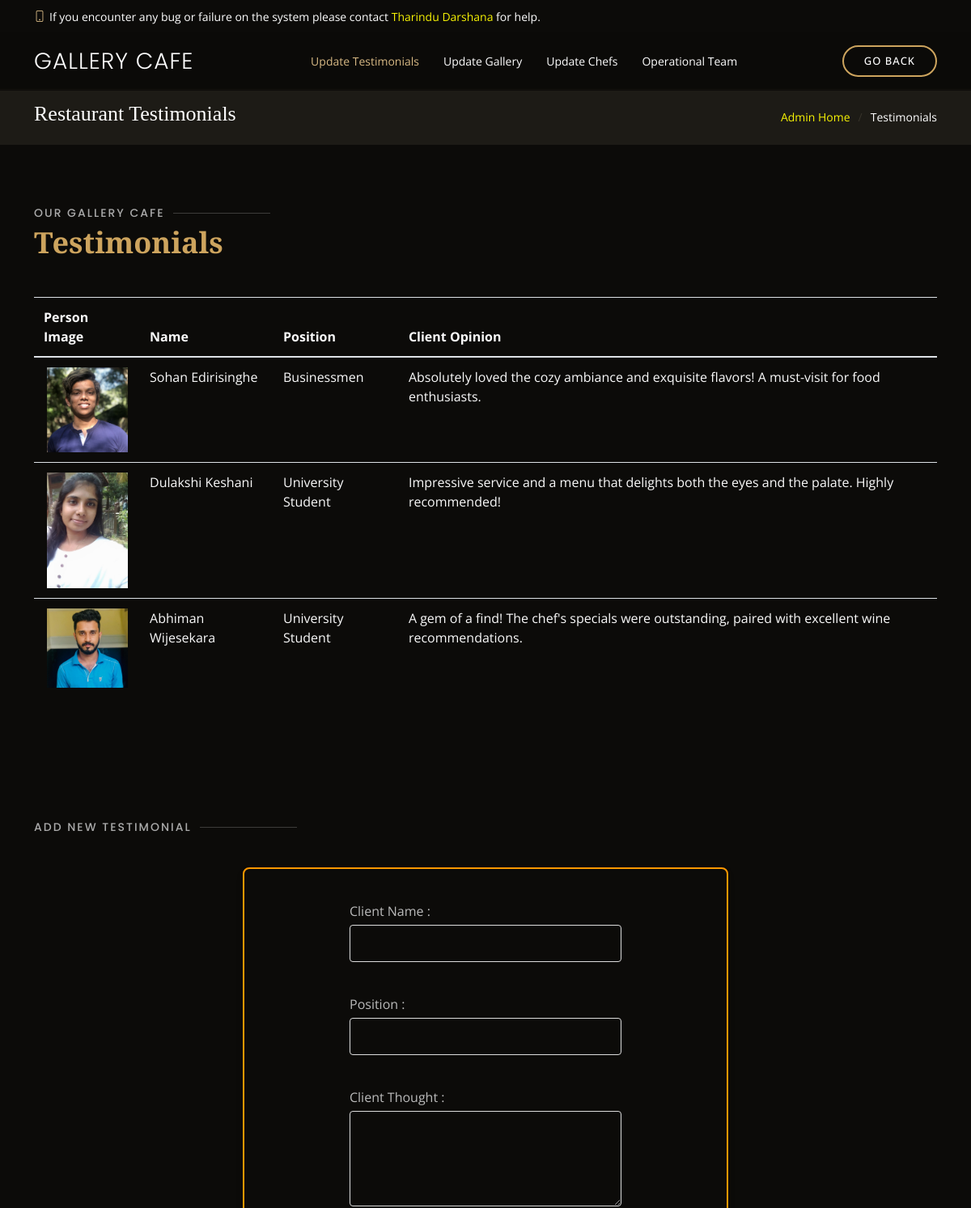
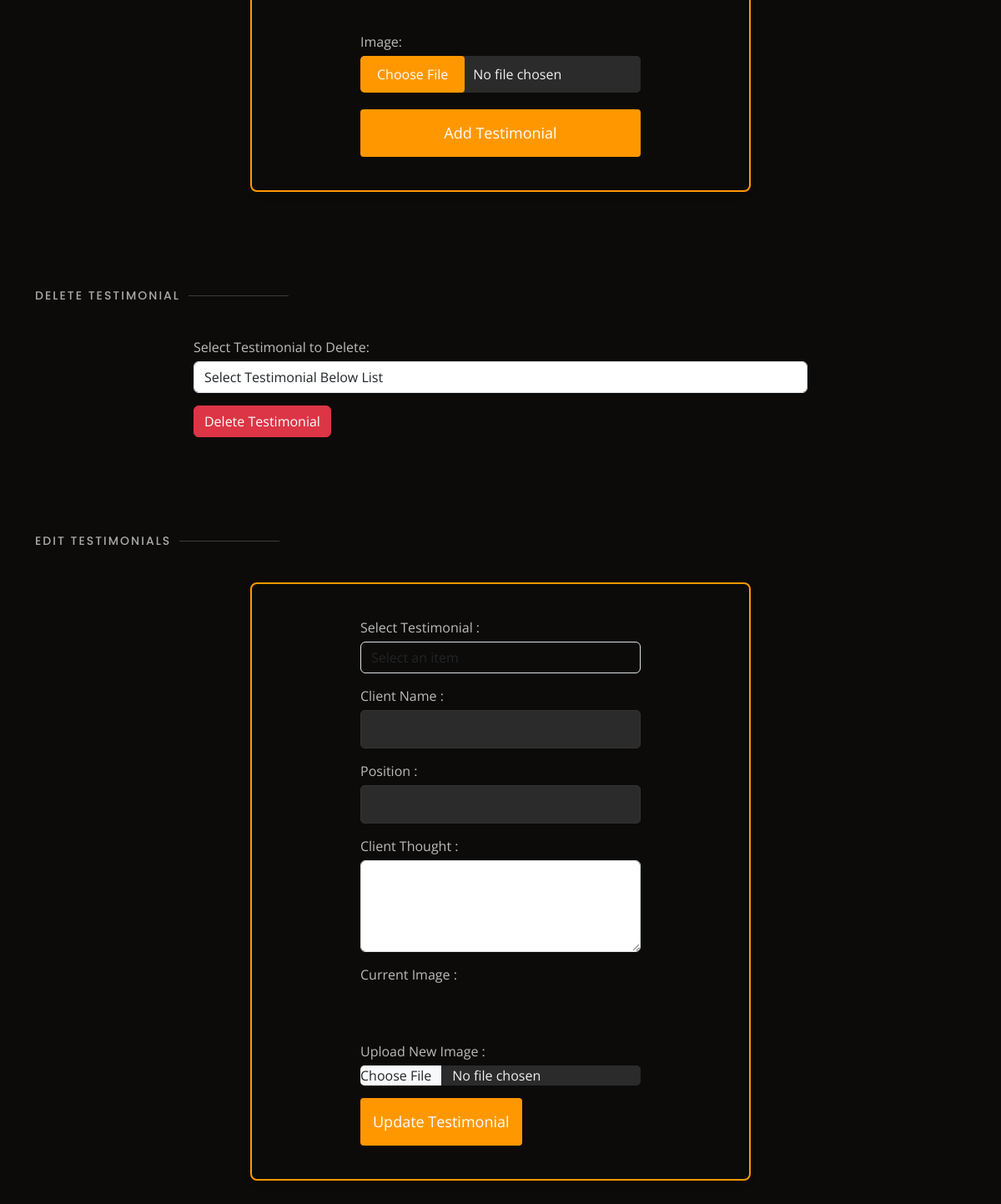
Page /control-dashboards/admin/dashboard/update-testimonials.php on the committed database (2 pictures, top to bottom).
### tables this page shows
CREATE TABLE `testimonials` (
  `id` int(11) NOT NULL,
  `quote` text DEFAULT NULL,
  `author` varchar(255) DEFAULT NULL,
  `position` varchar(255) DEFAULT NULL,
  `image` varchar(255) DEFAULT NULL
);

### control-dashboards/admin/dashboard/update-testimonials.php (the view, shortened to what this page needs)
<?php
include '../../../assets/database/db-connection.php';
$query = "SELECT * FROM testimonials";
$stmt = $conn->prepare($query);
$stmt->execute();
$testimonials = $stmt->get_result()->fetch_all(MYSQLI_ASSOC);
?>
<!DOCTYPE html>
<html lang="en">
<head>
    <link href="https://cdnjs.cloudflare.com/ajax/libs/animate.css/4.0.0/animate.compat.css" rel="stylesheet" />
    <link href="https://unpkg.com/aos@2.3.1/dist/aos.css" rel="stylesheet" />
    <link href="https://cdn.jsdelivr.net/npm/bootstrap@5.3.3/dist/css/bootstrap.min.css" rel="stylesheet" />
    <link href="https://cdn.jsdelivr.net/npm/bootstrap-icons@1.11.3/font/bootstrap-icons.min.css" rel="stylesheet" />
    <link href="https://unpkg.com/boxicons@2.1.4/css/boxicons.min.css" rel="stylesheet" />
    <link href="https://cdn.jsdelivr.net/npm/glightbox/dist/css/glightbox.min.css" rel="stylesheet" />
    <link href="https://cdn.jsdelivr.net/npm/swiper@11/swiper-bundle.min.css" rel="stylesheet" />
    <link href="../../../assets/css/style.css" rel="stylesheet" />
</head>
<body>
    <div id="topbar" class="d-flex align-items-center fixed-top">
        <div class="container d-flex justify-content-center justify-content-md-between">
            <div class="contact-info d-flex align-items-center">
                <i class="bi bi-phone d-flex align-items-center"><span>If you encounter any bug or failure on the system please contact <a href="">Tharindu Darshana</a> for help.</span></i>
            </div>
        </div>
    </div>
    <header id="header" class="fixed-top d-flex align-items-cente">
        <div class="container-fluid container-xl d-flex align-items-center justify-content-lg-between">
            <h1 class="logo me-auto me-lg-0">
                <a href="admin.php">Gallery Cafe</a>
            </h1>
            <nav id="navbar" class="navbar order-last order-lg-0">
                <ul>
                    <li><a class="nav-link active" href="update-testimonials.php">Update Testimonials</a></li>
                    <li><a class="nav-link" href="update-gallery.php"> Update Gallery </a></li>
                    <li><a class="nav-link" href="update-chefs.php">Update Chefs</a></li>
                    <li><a class="nav-link" href="manage-operation-team.php">Operational Team</a></li>
                </ul>
            </nav>
            <a class="book-a-table-btn scrollto d-none d-lg-flex" href="admin.php">Go Back</a>
        </div>
    </header>
    <section class="breadcrumbs">
        <div class="container">
            <div class="d-flex justify-content-between align-items-center">
                <h2>Restaurant Testimonials</h2>
                <ol>
                    <li><a href="index.php">Admin Home</a></li>
                    <li>Testimonials</li>
                </ol>
            </div>
        </div>
    </section>
    <section id="mainmenu" class="mainmenu">
        <div class="container" data-aos="fade-up">
            <div class="section-title">
                <h2>Our Gallery Cafe</h2>
                <p>Testimonials</p>
            </div>
            <div class="table-responsive">
                <table class="admin-fetchtable">
                    <thead>
                        <tr>
                            <th>Person Image</th>
                            <th>Name</th>
                            <th>Position</th>
                            <th>Client Opinion</th>
                        </tr>
                    </thead>
                    <tbody>
                        <?php foreach ($testimonials as $item): ?>
                            <tr>
                                <td><img src="../../../assets/img/testimonials/<?php echo $item['image']; ?>" class="img-fluid" alt="<?php echo $item['author']; ?>"></td>
                                <td><?php echo $item['author']; ?></td>
                                <td><?php echo $item['position']; ?></td>
                                <td><?php echo $item['quote']; ?></td>
                            </tr>
                        <?php endforeach;?>
                    </tbody>
                </table>
            </div>
        </div>
    </section>
    <section id="addmenuitem" class="addmenuitem">
        <div class="container">
            <div class="section-title">
                <h2>Add New Testimonial</h2>
            </div>
            <div class="container-addmenu" data-aos="fade-up">
                <div class="row justify-content-center">
                    <div class="col-lg-8">
                        <form class="add-menu-form" action="../../../assets/database/dashboards/admin/testimonials/add_testimonials.php" method="POST" enctype="multipart/form-data">
                            <div class="form-group">
                                <label for="name">Client Name :</label>
                                <input type="text" class="form-control" id="name" name="name" required>
                            </div>
                            <div class="form-group">
                                <label for="name">Position :</label>
                                <input type="text" class="form-control" id="position" name="position" required>
                            </div>
                            <div class="form-group">
                                <label for="description">Client Thought :</label>
                                <textarea class="form-control" id="description" name="description" rows="4" required></textarea>
                            </div>
                            <div class="form-group">
                                <label for="image">Image:</label>
                                <input type="file" class="form-control-file" id="image" name="image" accept="image/*" required>
                            </div>
                            <button type="submit" class="btn btn-primary btn-add-menu">Add Testimonial</button>
                        </form>
                    </div>
                </div>
            </div>
        </div>
    </section>
    <section id="deletemenuitem" class="deletemenuitem">
        <div class="container">
            <div class="section-title">
                <h2>Delete Testimonial</h2>
            </div>
            <div class="container-deletemenu" data-aos="fade-up">
                <div class="row justify-content-center">
                    <div class="col-lg-8">
                        <form class="delete-menu-form" action="../../../assets/database/dashboards/admin/testimonials/delete_testimonials.php" method="POST">
                            <div class="form-group">
                                <label for="testimonials_id">Select Testimonial to Delete:</label>
                                <select class="form-control" id="testimonials_id" name="testimonials_id" required>
                                    <option value="" disabled selected> Select Testimonial Below List </option>
                                </select>
                            </div>
                            <button type="submit" class="btn btn-danger btn-delete-menu">Delete Testimonial</button>
                        </form>
                    </div>
                </div>
            </div>
        </div>
    </section>
    <section id="editmenuitem" class="editmenuitem">
        <div class="container">
            <div class="section-title">
                <h2>Edit Testimonials</h2>
            </div>
            <div class="container-editmenu" data-aos="fade-up">
                <div class="row justify-content-center">
                    <div class="col-lg-8">
                        <form class="edit-menu-form" action="../../../assets/database/dashboards/admin/testimonials/edit_testimonials.php" method="POST" enctype="multipart/form-data">
                            <div class="form-group">
                                <label for="testimonial_id">Select Testimonial :</label>
                                <select class="form-control" id="testimonial_id" name="testimonial_id" onchange="populateForm(this.value)" required>
                                    <option value="" disabled selected>Select an item</option>
                                </select>
                            </div>
                            <div class="form-group">
                                <label for="name">Client Name :</label>
                                <input type="text" class="form-control" id="edit_name" name="edit_name" required>
                            </div>
                            <div class="form-group">
                                <label for="name">Position :</label>
                                <input type="text" class="form-control" id="edit_position" name="edit_position" required>
                            </div>
                            <div class="form-group">
                                <label for="description">Client Thought :</label>
                                <textarea class="form-control" id="edit_description" name="edit_description" rows="4" required></textarea>
                            </div>
                            <div class="form-group">
                                <label for="current_image">Current Image :</label><br>
                            </div>
                            <div class="form-group">
                                <label for="new_image">Upload New Image :</label>
                                <input type="file" class="form-control" id="new_image" name="new_image">
                            </div>
                            <button type="submit" class="btn btn-primary btn-edit-menu">Update Testimonial</button>
                        </form>
                    </div>
                </div>
            </div>
        </div>
    </section>
</body>
</html>

### assets/css/style.css (style rules this page uses)
body { font-family: "Open Sans", sans-serif; background: #0c0b09; color: #fff; }
a { color: #f8f404; text-decoration: none; }
h1, h2, h3, h4, h5, h6 { font-family: "Playfair Display", serif; }
.form-group { margin-bottom: 15px; }
.form-group label { display: block; margin-bottom: 5px; color: #bbb; }
.form-group input { width: 100%; padding: 10px; border: 1px solid #333; border-radius: 5px; background: #2b2b2b; color: #f1f1f1; transition: background 0.3s ease, border-color 0.3s ease; }
#topbar { height: 40px; font-size: 14px; transition: all 0.5s; z-index: 996; }
#topbar .contact-info i { font-style: normal; color: #d9ba85; }
#topbar .contact-info i span { padding-left: 5px; color: #fff; }
#header { background: rgba(12, 11, 9, 0.6); border-bottom: 1px solid rgba(12, 11, 9, 0.6); transition: all 0.5s; z-index: 997; padding: 15px 0; top: 40px; }
#header .logo { font-size: 28px; margin: 0; padding: 0; line-height: 1; font-weight: 300; letter-spacing: 1px; text-transform: uppercase; font-family: "Poppins", sans-serif; }
#header .logo a { color: #fff; }
.book-a-table-btn { margin: 0 0 0 15px; border: 2px solid #cda45e; color: #fff; border-radius: 50px; padding: 8px 25px; text-transform: uppercase; font-size: 13px; font-weight: 500; letter-spacing: 1px; transition: 0.3s; }
.navbar { padding: 0; }
.navbar ul { margin: 0; padding: 0; display: flex; list-style: none; align-items: center; }
.navbar li { position: relative; }
.navbar a { display: flex; align-items: center; justify-content: space-between; padding: 10px 0 10px 30px; color: #fff; white-space: nowrap; transition: 0.3s; font-size: 14px; }
.navbar a:hover, .navbar .active, .navbar li:hover > a { color: #d9ba85; }
section { padding: 60px 0; overflow: hidden; }
.section-title { padding-bottom: 40px; }
.section-title h2 { font-size: 14px; font-weight: 500; padding: 0; line-height: 1px; margin: 0 0 5px 0; letter-spacing: 2px; text-transform: uppercase; color: #aaaaaa; font-family: "Poppins", sans-serif; }
.section-title h2::after { content: ""; width: 120px; height: 1px; display: inline-block; background: rgba(255, 255, 255, 0.2); margin: 4px 10px; }
.section-title p { margin: 0; margin: 0; font-size: 36px; font-weight: 700; font-family: "Playfair Display", serif; color: #cda45e; }
.breadcrumbs { padding: 15px 0; background: #1d1b16; margin-top: 110px; }
.breadcrumbs h2 { font-size: 26px; font-weight: 300; }
.breadcrumbs ol { display: flex; flex-wrap: wrap; list-style: none; padding: 0; margin: 0; font-size: 14px; }
.breadcrumbs ol li + li { padding-left: 10px; }
.breadcrumbs ol li + li::before { display: inline-block; padding-right: 10px; color: #37332a; content: "/"; }
.mainmenu { padding: 80px 0; }
.admin-fetchtable { width: 100%; margin-bottom: 1rem; color: #fafafa; }
.admin-fetchtable th, .admin-fetchtable td { padding: 0.75rem; vertical-align: top; border-top: 1px solid #dee2e6; }
.admin-fetchtable thead th { vertical-align: bottom; border-bottom: 2px solid #dee2e6; }
.admin-fetchtable .img-fluid { max-width: 100px; height: auto; display: block; margin: 0 auto; }
#addmenuitem .container-addmenu, .editmenuitem .container-editmenu { padding: 40px; border-radius: 8px; box-shadow: 0 4px 8px rgba(0, 0, 0, 0.1); max-width: 600px; margin: 0 auto; border: 2px solid #ff9800; }
.add-menu-form { display: flex; flex-direction: column; }
.add-menu-form .form-group { margin-bottom: 20px; }
.edit-menu-form input [type="text"], .edit-menu-form input [type="number"], .add-menu-form input[type="text"], .add-menu-form input[type="number"], .add-menu-form textarea, .add-menu-form select { padding: 10px; border: 1px solid #ddd; border-radius: 4px; margin-bottom: 20px; font-size: 16px; width: 100%; color: white; background-color: transparent; }
.edit-menu-form input::placeholder, .edit-menu-form textarea::placeholder, .add-menu-form input::placeholder, .add-menu-form textarea::placeholder { color: white; }
.edit-menu-form select, .add-menu-form select { background-color: transparent; }
.edit-menu-form textarea, .add-menu-form textarea { resize: vertical; }
.edit-menu-form input[type="file"], .add-menu-form input[type="file"] { border: none; padding: 0; }
.add-menu-form .btn-add-menu, .btn-edit-menu { background: #ff9800; color: #fff; border: none; padding: 15px; font-size: 18px; border-radius: 4px; cursor: pointer; transition: background 0.3s; }

### rows in the picture
testimonials: image+author (picture), author "Sohan Edirisinghe", position "Businessmen", quote "Absolutely loved the cozy ambiance and exquisite flavors! A must-visit for food enthusiasts."
testimonials: image+author (picture), author "Dulakshi Keshani", position "University Student", quote "Impressive service and a menu that delights both the eyes and the palate. Highly recommended!"
testimonials: image (picture), author "Abhiman Wijesekara", position "University Student", quote "A gem of a find! The chef's specials were outstanding, paired with excellent wine recommendations."
